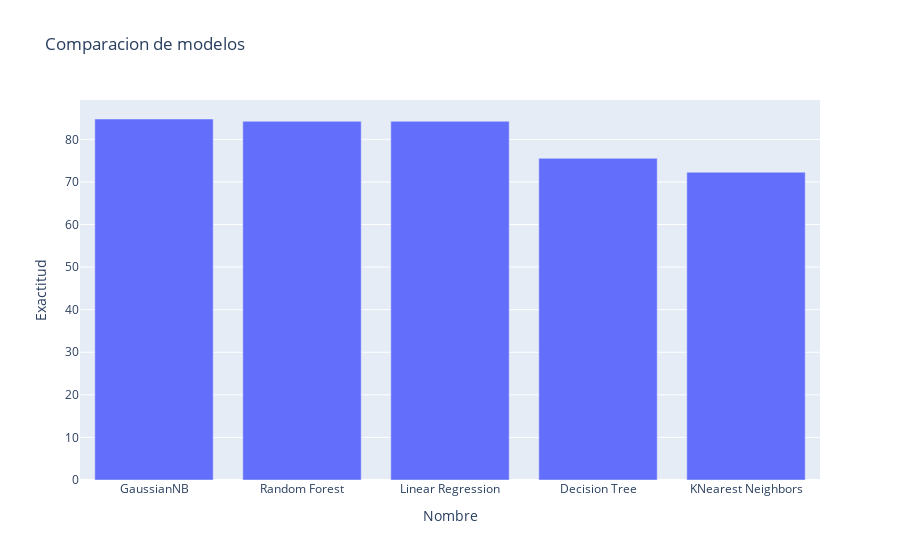

Notebook code cell kept with this figure:
### Code cell
resultados = pd.DataFrame(accuracyModel)
resultados.columns = ['Nombre','Exactitud']
resultados.sort_values(by=['Exactitud'], ascending=False,inplace=True)
fig = px.bar(resultados, x='Nombre', y='Exactitud', title='Comparacion de modelos',
             labels={'index':'Exactitud'})
fig.show()

### Figure 1 — Plotly figure (JSON) as saved in the notebook; plotly's stock layout.template omitted (floating-point values rounded to 4 significant figures)
{"data": [{"alignmentgroup": "True", "hovertemplate": "Nombre=%{x}<br>Exactitud=%{y}<extra></extra>", "legendgroup": "", "marker": {"color": "#636efa", "pattern": {"shape": ""}}, "name": "", "offsetgroup": "", "orientation": "v", "showlegend": false, "textposition": "auto", "type": "bar", "x": ["GaussianNB", "Random Forest", "Linear Regression", "Decision Tree", "KNearest Neighbors"], "xaxis": "x", "y": [84.78, 84.24, 84.24, 75.54, 72.28], "yaxis": "y"}], "layout": {"barmode": "relative", "legend": {"tracegroupgap": 0}, "title": {"text": "Comparacion de modelos"}, "xaxis": {"anchor": "y", "domain": [0, 1], "title": {"text": "Nombre"}}, "yaxis": {"anchor": "x", "domain": [0, 1], "title": {"text": "Exactitud"}}}}
